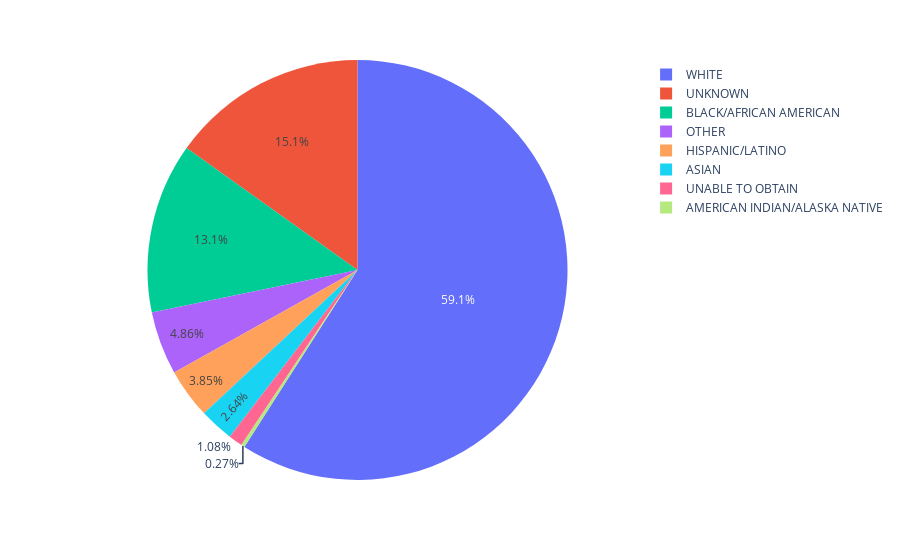

Source (notebook cell):
### Markdown cell above
# single-variable

### Code cell
px.pie(dfs['admissions'],names='ethnicity')

### Figure 1 — Plotly figure (JSON) as saved in the notebook; plotly's stock layout.template omitted (floating-point values rounded to 4 significant figures; data arrays with more than 128 entries replaced by an {"elided": "..."} marker saying what was removed)
{"data": [{"domain": {"x": [0, 1], "y": [0, 1]}, "hovertemplate": "ethnicity=%{label}<extra></extra>", "labels": {"elided": "1480 str values"}, "legendgroup": "", "name": "", "showlegend": true, "type": "pie"}], "layout": {"legend": {"tracegroupgap": 0}, "margin": {"t": 60}}}
